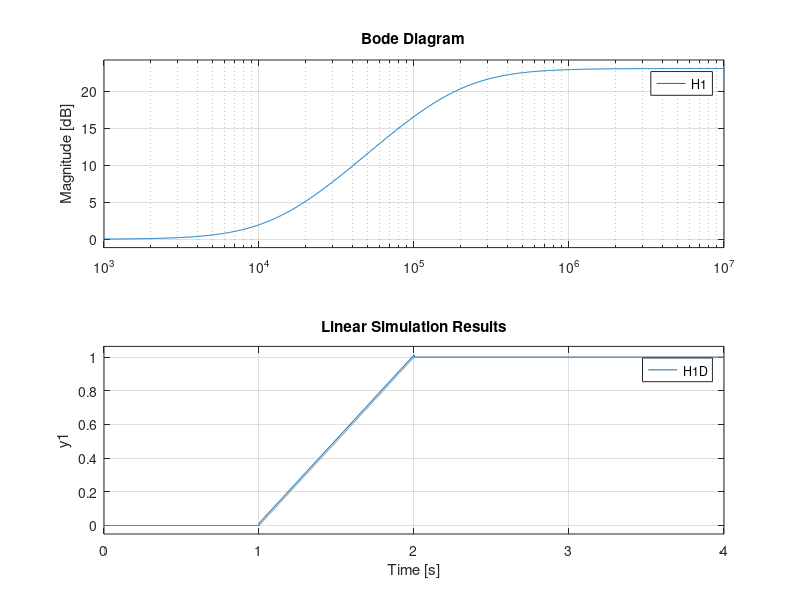
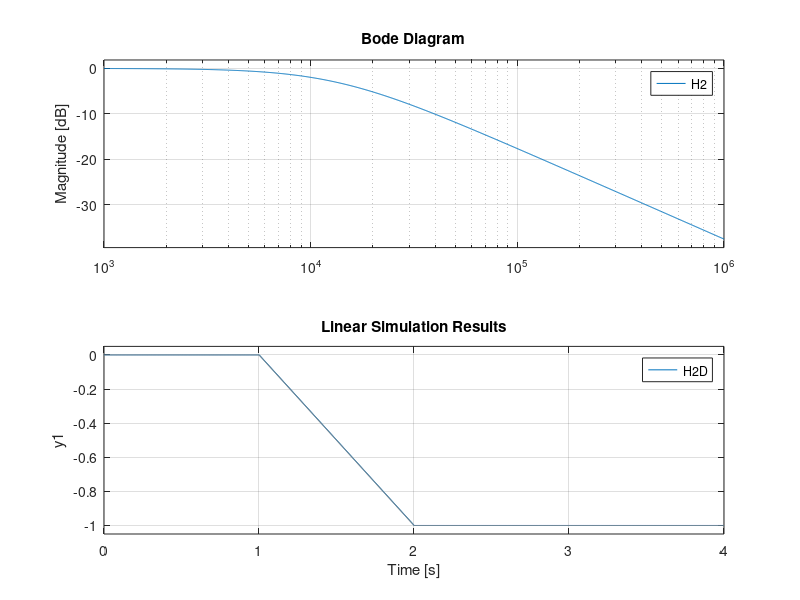

MATLAB code to generate these figures, in order:
%pre-emphasis
w1=2*pi*2100;
w2=2*pi*30000;
s=tf('s');

H1=(w2/w1)*((s+w1)/(s+w2));    %Pre-emphasis transfer function
ts=0.001;
H1D=c2d(H1,ts);                %discrete transfer function
figure(1);
subplot(211)
bode(H1);                       %bodeplot
t=0:ts:4;
u1=max(0,min(t-1,1));
figure(1);
subplot(212)
lsim(H1D,u1,t);                %linear simulation model

%de-emphasis
H2=w1/(s+w1);                %De-emphasis transfer function
H2D=c2d(H2,ts);              %discrete transfer sunction
figure(2);
subplot(211);
bode(H2);                    %bodeplot
t=0:ts:4;
u2=-(max(0, min(t-1,1)));
figure(2);
subplot(212);
lsim(H2D,u2,t);              %linear simulation modulation
